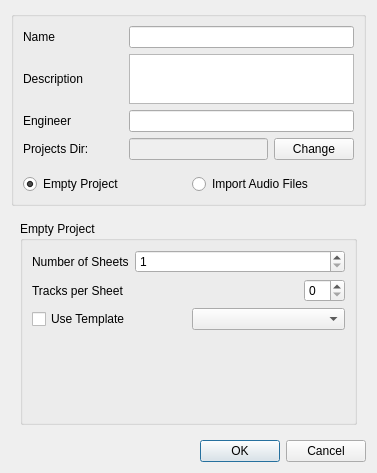
<?xml version="1.0" encoding="UTF-8"?>
<ui version="4.0">
 <class>NewProjectDialog</class>
 <widget class="QDialog" name="NewProjectDialog">
  <property name="geometry">
   <rect>
    <x>0</x>
    <y>0</y>
    <width>377</width>
    <height>473</height>
   </rect>
  </property>
  <property name="windowTitle">
   <string>New Project</string>
  </property>
  <layout class="QVBoxLayout" name="verticalLayout_3">
   <item>
    <widget class="QGroupBox" name="groupBox_3">
     <property name="title">
      <string/>
     </property>
     <layout class="QVBoxLayout" name="verticalLayout_2">
      <item>
       <layout class="QHBoxLayout" name="horizontalLayout">
        <item>
         <widget class="QLabel" name="label_2_2">
          <property name="minimumSize">
           <size>
            <width>100</width>
            <height>0</height>
           </size>
          </property>
          <property name="text">
           <string>Name</string>
          </property>
         </widget>
        </item>
        <item>
         <widget class="QLineEdit" name="newProjectName">
          <property name="sizePolicy">
           <sizepolicy hsizetype="Expanding" vsizetype="Fixed">
            <horstretch>2</horstretch>
            <verstretch>0</verstretch>
           </sizepolicy>
          </property>
         </widget>
        </item>
       </layout>
      </item>
      <item>
       <layout class="QHBoxLayout" name="horizontalLayout_2">
        <item>
         <widget class="QLabel" name="label">
          <property name="minimumSize">
           <size>
            <width>100</width>
            <height>0</height>
           </size>
          </property>
          <property name="text">
           <string>Description</string>
          </property>
         </widget>
        </item>
        <item>
         <widget class="QTextEdit" name="descriptionTextEdit">
          <property name="sizePolicy">
           <sizepolicy hsizetype="Expanding" vsizetype="Expanding">
            <horstretch>0</horstretch>
            <verstretch>0</verstretch>
           </sizepolicy>
          </property>
          <property name="maximumSize">
           <size>
            <width>16777215</width>
            <height>50</height>
           </size>
          </property>
         </widget>
        </item>
       </layout>
      </item>
      <item>
       <layout class="QHBoxLayout" name="horizontalLayout_3">
        <item>
         <widget class="QLabel" name="label_3_2">
          <property name="minimumSize">
           <size>
            <width>100</width>
            <height>0</height>
           </size>
          </property>
          <property name="text">
           <string>Engineer</string>
          </property>
         </widget>
        </item>
        <item>
         <widget class="QLineEdit" name="newProjectEngineer">
          <property name="sizePolicy">
           <sizepolicy hsizetype="Expanding" vsizetype="Preferred">
            <horstretch>2</horstretch>
            <verstretch>0</verstretch>
           </sizepolicy>
          </property>
         </widget>
        </item>
       </layout>
      </item>
      <item>
       <layout class="QHBoxLayout" name="horizontalLayout_4">
        <item>
         <widget class="QLabel" name="label_3">
          <property name="minimumSize">
           <size>
            <width>100</width>
            <height>0</height>
           </size>
          </property>
          <property name="text">
           <string>&lt;!DOCTYPE HTML PUBLIC &quot;-//W3C//DTD HTML 4.0//EN&quot; &quot;http://www.w3.org/TR/REC-html40/strict.dtd&quot;&gt;
&lt;html&gt;&lt;head&gt;&lt;meta name=&quot;qrichtext&quot; content=&quot;1&quot; /&gt;&lt;style type=&quot;text/css&quot;&gt;
p, li { white-space: pre-wrap; }
&lt;/style&gt;&lt;/head&gt;&lt;body style=&quot; font-family:'Sans Serif'; font-size:9pt; font-weight:400; font-style:normal;&quot;&gt;
&lt;p style=&quot; margin-top:0px; margin-bottom:0px; margin-left:0px; margin-right:0px; -qt-block-indent:0; text-indent:0px;&quot;&gt;&lt;span style=&quot; font-family:'DejaVu Sans';&quot;&gt;Projects Dir:&lt;/span&gt;&lt;/p&gt;&lt;/body&gt;&lt;/html&gt;</string>
          </property>
         </widget>
        </item>
        <item>
         <widget class="QLineEdit" name="projectsDirLineEdit">
          <property name="enabled">
           <bool>false</bool>
          </property>
          <property name="sizePolicy">
           <sizepolicy hsizetype="Expanding" vsizetype="Fixed">
            <horstretch>0</horstretch>
            <verstretch>0</verstretch>
           </sizepolicy>
          </property>
          <property name="minimumSize">
           <size>
            <width>0</width>
            <height>0</height>
           </size>
          </property>
          <property name="focusPolicy">
           <enum>Qt::NoFocus</enum>
          </property>
         </widget>
        </item>
        <item>
         <widget class="QPushButton" name="changeProjectsDirButton">
          <property name="minimumSize">
           <size>
            <width>80</width>
            <height>0</height>
           </size>
          </property>
          <property name="text">
           <string>Change</string>
          </property>
         </widget>
        </item>
       </layout>
      </item>
      <item>
       <spacer name="verticalSpacer_2">
        <property name="orientation">
         <enum>Qt::Vertical</enum>
        </property>
        <property name="sizeType">
         <enum>QSizePolicy::Fixed</enum>
        </property>
        <property name="sizeHint" stdset="0">
         <size>
          <width>20</width>
          <height>8</height>
         </size>
        </property>
       </spacer>
      </item>
      <item>
       <layout class="QHBoxLayout">
        <item>
         <widget class="QRadioButton" name="radioButtonEmpty">
          <property name="text">
           <string>Empty Project</string>
          </property>
          <property name="checked">
           <bool>true</bool>
          </property>
         </widget>
        </item>
        <item>
         <widget class="QRadioButton" name="radioButtonImport">
          <property name="text">
           <string>Import Audio Files</string>
          </property>
          <property name="checked">
           <bool>false</bool>
          </property>
         </widget>
        </item>
       </layout>
      </item>
     </layout>
    </widget>
   </item>
   <item>
    <widget class="QStackedWidget" name="stackedWidget">
     <property name="sizePolicy">
      <sizepolicy hsizetype="Expanding" vsizetype="Expanding">
       <horstretch>0</horstretch>
       <verstretch>0</verstretch>
      </sizepolicy>
     </property>
     <property name="currentIndex">
      <number>1</number>
     </property>
     <widget class="QWidget" name="page">
      <layout class="QGridLayout">
       <item row="0" column="0">
        <widget class="QGroupBox" name="groupBox">
         <property name="title">
          <string>Add Audio Files</string>
         </property>
         <layout class="QVBoxLayout">
          <item>
           <layout class="QHBoxLayout">
            <item>
             <widget class="QToolButton" name="buttonAdd">
              <property name="text">
               <string>...</string>
              </property>
             </widget>
            </item>
            <item>
             <widget class="QToolButton" name="buttonRemove">
              <property name="text">
               <string>...</string>
              </property>
             </widget>
            </item>
            <item>
             <spacer>
              <property name="orientation">
               <enum>Qt::Horizontal</enum>
              </property>
              <property name="sizeHint" stdset="0">
               <size>
                <width>40</width>
                <height>20</height>
               </size>
              </property>
             </spacer>
            </item>
            <item>
             <widget class="QToolButton" name="buttonUp">
              <property name="text">
               <string>...</string>
              </property>
             </widget>
            </item>
            <item>
             <widget class="QToolButton" name="buttonDown">
              <property name="text">
               <string>...</string>
              </property>
             </widget>
            </item>
           </layout>
          </item>
          <item>
           <layout class="QHBoxLayout">
            <item>
             <widget class="QTreeWidget" name="treeWidgetFiles">
              <property name="selectionMode">
               <enum>QAbstractItemView::ExtendedSelection</enum>
              </property>
              <property name="rootIsDecorated">
               <bool>false</bool>
              </property>
              <property name="columnCount">
               <number>2</number>
              </property>
              <column>
               <property name="text">
                <string>Track Name</string>
               </property>
              </column>
              <column>
               <property name="text">
                <string>File</string>
               </property>
              </column>
             </widget>
            </item>
           </layout>
          </item>
          <item>
           <widget class="QCheckBox" name="checkBoxCopy">
            <property name="text">
             <string>Copy files to project directory</string>
            </property>
           </widget>
          </item>
         </layout>
        </widget>
       </item>
      </layout>
     </widget>
     <widget class="QWidget" name="page_2">
      <layout class="QGridLayout">
       <item row="0" column="0">
        <widget class="QGroupBox" name="groupBox_2">
         <property name="title">
          <string>Empty Project</string>
         </property>
         <layout class="QVBoxLayout" name="verticalLayout">
          <item>
           <layout class="QHBoxLayout">
            <property name="spacing">
             <number>6</number>
            </property>
            <property name="leftMargin">
             <number>0</number>
            </property>
            <property name="topMargin">
             <number>0</number>
            </property>
            <property name="rightMargin">
             <number>0</number>
            </property>
            <property name="bottomMargin">
             <number>0</number>
            </property>
            <item>
             <widget class="QLabel" name="label_2_2_2">
              <property name="text">
               <string>Number of Sheets</string>
              </property>
             </widget>
            </item>
            <item>
             <widget class="QSpinBox" name="sheetCountSpinBox">
              <property name="sizePolicy">
               <sizepolicy hsizetype="Minimum" vsizetype="Fixed">
                <horstretch>1</horstretch>
                <verstretch>0</verstretch>
               </sizepolicy>
              </property>
              <property name="minimumSize">
               <size>
                <width>40</width>
                <height>0</height>
               </size>
              </property>
              <property name="minimum">
               <number>1</number>
              </property>
              <property name="value">
               <number>1</number>
              </property>
             </widget>
            </item>
           </layout>
          </item>
          <item>
           <layout class="QHBoxLayout">
            <property name="spacing">
             <number>6</number>
            </property>
            <property name="leftMargin">
             <number>0</number>
            </property>
            <property name="topMargin">
             <number>0</number>
            </property>
            <property name="rightMargin">
             <number>0</number>
            </property>
            <property name="bottomMargin">
             <number>0</number>
            </property>
            <item>
             <widget class="QLabel" name="label_2">
              <property name="sizePolicy">
               <sizepolicy hsizetype="Preferred" vsizetype="Preferred">
                <horstretch>2</horstretch>
                <verstretch>0</verstretch>
               </sizepolicy>
              </property>
              <property name="text">
               <string>Tracks per Sheet</string>
              </property>
             </widget>
            </item>
            <item>
             <widget class="QSpinBox" name="trackCountSpinBox"/>
            </item>
           </layout>
          </item>
          <item>
           <layout class="QHBoxLayout">
            <property name="spacing">
             <number>6</number>
            </property>
            <property name="leftMargin">
             <number>0</number>
            </property>
            <property name="topMargin">
             <number>0</number>
            </property>
            <property name="rightMargin">
             <number>0</number>
            </property>
            <property name="bottomMargin">
             <number>0</number>
            </property>
            <item>
             <widget class="QCheckBox" name="useTemplateCheckBox">
              <property name="text">
               <string>Use Template</string>
              </property>
             </widget>
            </item>
            <item>
             <widget class="QComboBox" name="templateComboBox"/>
            </item>
           </layout>
          </item>
          <item>
           <spacer name="verticalSpacer">
            <property name="orientation">
             <enum>Qt::Vertical</enum>
            </property>
            <property name="sizeHint" stdset="0">
             <size>
              <width>20</width>
              <height>40</height>
             </size>
            </property>
           </spacer>
          </item>
         </layout>
        </widget>
       </item>
      </layout>
     </widget>
    </widget>
   </item>
   <item>
    <widget class="QDialogButtonBox" name="buttonBox">
     <property name="orientation">
      <enum>Qt::Horizontal</enum>
     </property>
     <property name="standardButtons">
      <set>QDialogButtonBox::Cancel|QDialogButtonBox::Ok</set>
     </property>
    </widget>
   </item>
  </layout>
 </widget>
 <resources/>
 <connections>
  <connection>
   <sender>buttonBox</sender>
   <signal>accepted()</signal>
   <receiver>NewProjectDialog</receiver>
   <slot>accept()</slot>
   <hints>
    <hint type="sourcelabel">
     <x>252</x>
     <y>591</y>
    </hint>
    <hint type="destinationlabel">
     <x>157</x>
     <y>274</y>
    </hint>
   </hints>
  </connection>
  <connection>
   <sender>buttonBox</sender>
   <signal>rejected()</signal>
   <receiver>NewProjectDialog</receiver>
   <slot>reject()</slot>
   <hints>
    <hint type="sourcelabel">
     <x>268</x>
     <y>591</y>
    </hint>
    <hint type="destinationlabel">
     <x>286</x>
     <y>274</y>
    </hint>
   </hints>
  </connection>
 </connections>
</ui>
